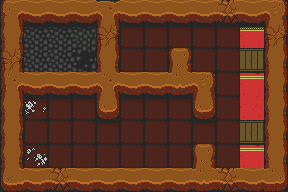

Tiled map render using the project's own tile images. Description and the map definition, with tile-layer contents summarised, below:
An orthogonal 12x8 tile map with 24x24 px tiles, 4 tile layers (Collidables, Background, GoundObjects, Shadows), 5 tilesets and 13 objects (9x interactable, 3x creature, item).

<map version="1.0" orientation="orthogonal" renderorder="right-down" width="12" height="8" tilewidth="24" tileheight="24" backgroundcolor="#000000">
 <tileset firstgid="1" name="creatures" tilewidth="24" tileheight="24">
  <image source="../../tiles/Creatures.png" width="480" height="648" />
 </tileset>
 <tileset firstgid="541" name="world_dirt_shadows" tilewidth="24" tileheight="24">
  <image source="../../tiles/World_Dirt_Shadows.png" width="600" height="528" />
 </tileset>
 <tileset firstgid="1091" name="world_tiles" tilewidth="24" tileheight="24">
  <image source="../../tiles/World_Tiles.png" width="648" height="936" />
 </tileset>
 <tileset firstgid="2144" name="world_objects" tilewidth="24" tileheight="24">
  <image source="../../tiles/World_Objects.png" width="336" height="261" />
 </tileset>
 <tileset firstgid="2284" name="items" tilewidth="16" tileheight="16">
  <tileoffset x="4" y="-4" />
  <image source="../../tiles/Items.png" width="384" height="304" />
 </tileset>
 <layer name="Collidables" width="12" height="8">
  <data>[96 cells, 50 non-empty, 1 distinct tile ids]</data>
 </layer>
 <layer name="Background" width="12" height="8">
  <data>[96 cells, 96 non-empty, 21 distinct tile ids]</data>
 </layer>
 <layer name="GoundObjects" width="12" height="8">
  <data>[96 cells, 2 non-empty, 2 distinct tile ids]</data>
 </layer>
 <layer name="Shadows" width="12" height="8">
  <data>[96 cells, 17 non-empty, 1 distinct tile ids]</data>
 </layer>
 <objectgroup name="Triggers">
  <object name="open_cellar_door" type="interactable" x="156" y="132">
   <properties>
    <property name="effects" value="warp" />
    <property name="map" value="maze" />
    <property name="spawnX" value="2" />
    <property name="spawnY" value="1" />
   </properties>
  </object>
  <object name="green_orc" type="creature" x="204" y="36" />
  <object name="green_goblin" type="creature" x="228" y="60" />
  <object name="red_orc" type="creature" x="132" y="108" />
  <object name="closed_cellar_door" type="interactable" x="60" y="132">
   <properties>
    <property name="effects" value="warp" />
    <property name="map" value="maze" />
    <property name="spawnX" value="2" />
    <property name="spawnY" value="1" />
   </properties>
  </object>
  <object name="spike_trap" type="interactable" x="204" y="132" />
  <object name="large_flame" type="interactable" x="228" y="156" />
  <object name="large_flame" type="interactable" x="108" y="156" />
  <object name="large_flame" type="interactable" x="204" y="60" />
  <object name="large_flame" type="interactable" x="180" y="36" />
  <object name="barrel" type="interactable" x="36" y="36" />
  <object name="cracked_barrel" type="interactable" x="36" y="60" />
  <object name="heart_necklace" type="item" x="60" y="36" />
 </objectgroup>
</map>
